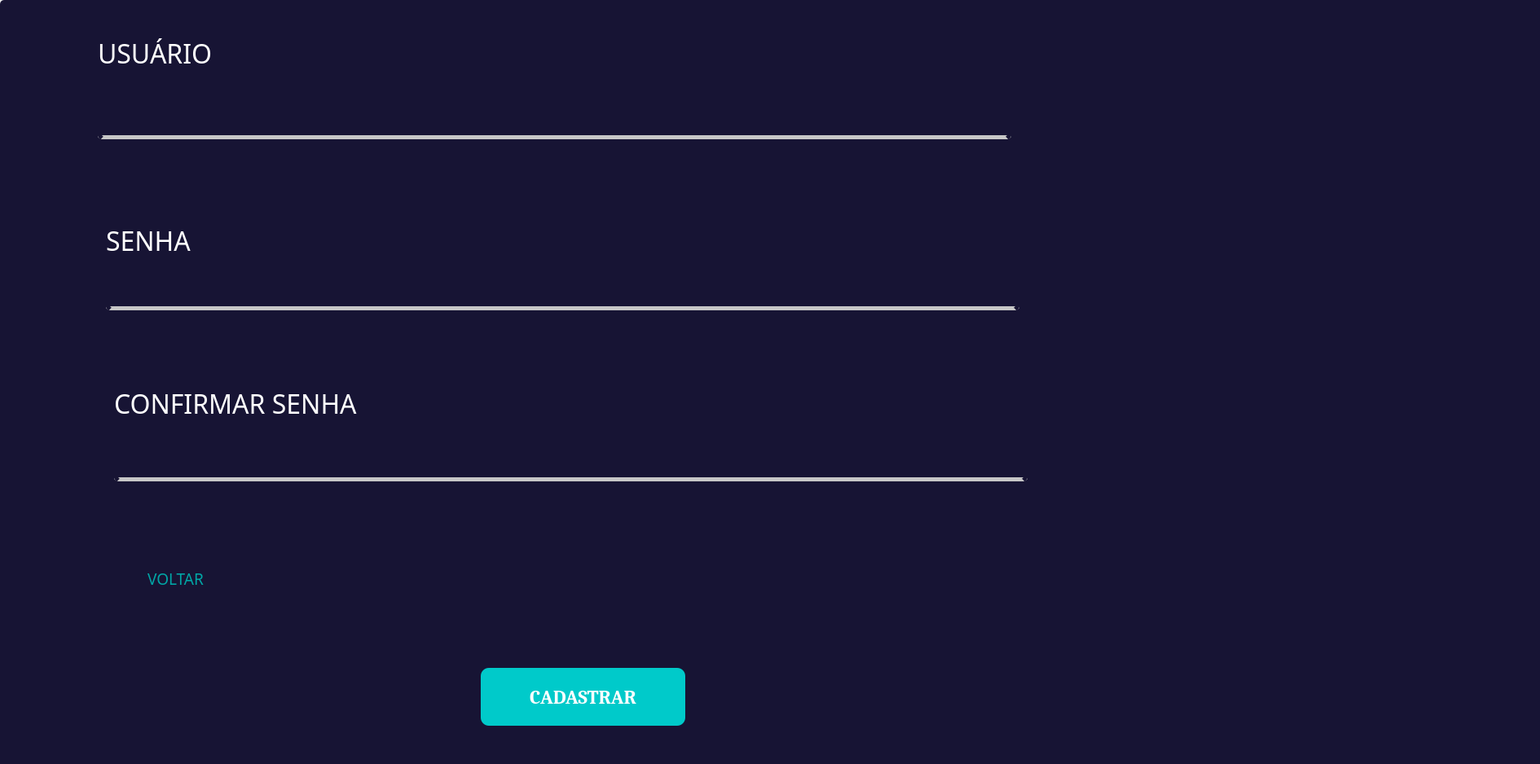
<?xml version="1.0" encoding="UTF-8"?>
<ui version="4.0">
 <class>Form</class>
 <widget class="QWidget" name="Form">
  <property name="geometry">
   <rect>
    <x>0</x>
    <y>0</y>
    <width>1890</width>
    <height>938</height>
   </rect>
  </property>
  <property name="windowTitle">
   <string>Cadastro</string>
  </property>
  <property name="styleSheet">
   <string notr="true">
border-radius: 5px</string>
  </property>
  <widget class="QFrame" name="frame">
   <property name="geometry">
    <rect>
     <x>0</x>
     <y>0</y>
     <width>1891</width>
     <height>981</height>
    </rect>
   </property>
   <property name="styleSheet">
    <string notr="true">background-color: rgb(23, 20, 52);</string>
   </property>
   <property name="frameShape">
    <enum>QFrame::StyledPanel</enum>
   </property>
   <property name="frameShadow">
    <enum>QFrame::Raised</enum>
   </property>
   <widget class="QLabel" name="label_2">
    <property name="geometry">
     <rect>
      <x>120</x>
      <y>30</y>
      <width>301</width>
      <height>71</height>
     </rect>
    </property>
    <property name="font">
     <font>
      <family>Candara</family>
      <pointsize>24</pointsize>
     </font>
    </property>
    <property name="styleSheet">
     <string notr="true">color: rgb(255, 255, 255);</string>
    </property>
    <property name="text">
     <string>USUÁRIO</string>
    </property>
   </widget>
   <widget class="QLabel" name="label_3">
    <property name="geometry">
     <rect>
      <x>130</x>
      <y>260</y>
      <width>201</width>
      <height>71</height>
     </rect>
    </property>
    <property name="font">
     <font>
      <family>Candara</family>
      <pointsize>24</pointsize>
     </font>
    </property>
    <property name="styleSheet">
     <string notr="true">color: rgb(255, 255, 255);</string>
    </property>
    <property name="text">
     <string>SENHA</string>
    </property>
   </widget>
   <widget class="QPushButton" name="pushButton">
    <property name="geometry">
     <rect>
      <x>590</x>
      <y>820</y>
      <width>251</width>
      <height>71</height>
     </rect>
    </property>
    <property name="font">
     <font>
      <family>Cambria</family>
      <pointsize>18</pointsize>
      <weight>75</weight>
      <bold>true</bold>
     </font>
    </property>
    <property name="styleSheet">
     <string notr="true">QPushButton{
	background-color: rgb(0, 202, 202);
	border-radius: 10px;
	color: rgb(255, 255, 255);
}
QPushButton:hover{
	background-color: rgb(0, 140, 140);
	color: rgb(255, 255, 255);
}
QPushButton:pressed{
	background-color: rgb(20, 202, 202);
	border-radius: 10px;
	color: rgb(255, 255, 255);
}</string>
    </property>
    <property name="text">
     <string>CADASTRAR</string>
    </property>
   </widget>
   <widget class="QPushButton" name="pushButton_2">
    <property name="geometry">
     <rect>
      <x>130</x>
      <y>680</y>
      <width>171</width>
      <height>61</height>
     </rect>
    </property>
    <property name="font">
     <font>
      <family>Candara</family>
      <pointsize>14</pointsize>
     </font>
    </property>
    <property name="styleSheet">
     <string notr="true">color: rgb(0, 166, 166);</string>
    </property>
    <property name="text">
     <string>VOLTAR</string>
    </property>
   </widget>
   <widget class="QLineEdit" name="lineEdit">
    <property name="geometry">
     <rect>
      <x>120</x>
      <y>90</y>
      <width>1121</width>
      <height>81</height>
     </rect>
    </property>
    <property name="font">
     <font>
      <family>Candara</family>
      <pointsize>14</pointsize>
     </font>
    </property>
    <property name="styleSheet">
     <string notr="true">color: rgb(255, 255, 255);
border:5px solid;
border-color: rgb(23, 20, 52);
border-bottom-color: rgb(199, 199, 199);</string>
    </property>
   </widget>
   <widget class="QLineEdit" name="lineEdit_2">
    <property name="geometry">
     <rect>
      <x>130</x>
      <y>320</y>
      <width>1121</width>
      <height>61</height>
     </rect>
    </property>
    <property name="font">
     <font>
      <family>Candara</family>
      <pointsize>14</pointsize>
     </font>
    </property>
    <property name="styleSheet">
     <string notr="true">color: rgb(255, 255, 255);
border:5px solid;
border-color: rgb(23, 20, 52);
border-bottom-color: rgb(199, 199, 199);</string>
    </property>
    <property name="echoMode">
     <enum>QLineEdit::Password</enum>
    </property>
   </widget>
   <widget class="QLabel" name="label">
    <property name="geometry">
     <rect>
      <x>1350</x>
      <y>-30</y>
      <width>591</width>
      <height>1001</height>
     </rect>
    </property>
    <property name="text">
     <string/>
    </property>
    <property name="pixmap">
     <pixmap>img/cadastro.png</pixmap>
    </property>
   </widget>
   <widget class="QLabel" name="label_4">
    <property name="geometry">
     <rect>
      <x>140</x>
      <y>460</y>
      <width>431</width>
      <height>71</height>
     </rect>
    </property>
    <property name="font">
     <font>
      <family>Candara</family>
      <pointsize>24</pointsize>
     </font>
    </property>
    <property name="styleSheet">
     <string notr="true">color: rgb(255, 255, 255);</string>
    </property>
    <property name="text">
     <string>CONFIRMAR SENHA</string>
    </property>
   </widget>
   <widget class="QLineEdit" name="lineEdit_3">
    <property name="geometry">
     <rect>
      <x>140</x>
      <y>530</y>
      <width>1121</width>
      <height>61</height>
     </rect>
    </property>
    <property name="font">
     <font>
      <family>Candara</family>
      <pointsize>14</pointsize>
     </font>
    </property>
    <property name="styleSheet">
     <string notr="true">color: rgb(255, 255, 255);
border:5px solid;
border-color: rgb(23, 20, 52);
border-bottom-color: rgb(199, 199, 199);</string>
    </property>
    <property name="echoMode">
     <enum>QLineEdit::Password</enum>
    </property>
   </widget>
  </widget>
 </widget>
 <resources/>
 <connections/>
</ui>
